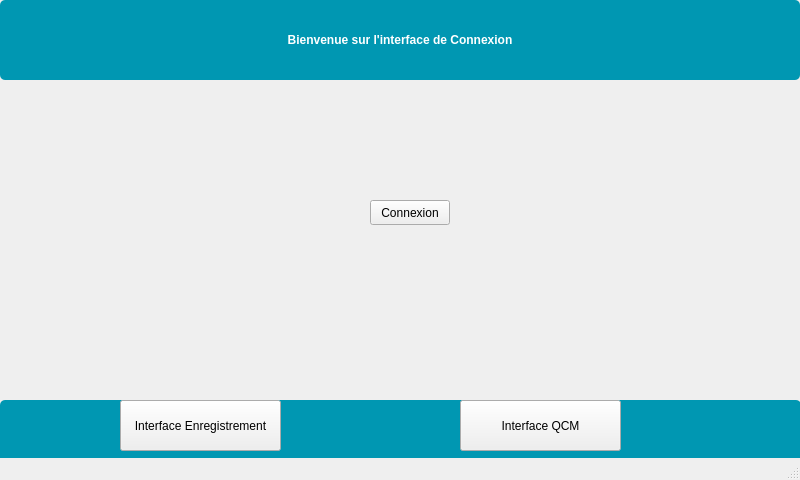
<?xml version="1.0" encoding="UTF-8"?>
<ui version="4.0">
 <class>MainWindow</class>
 <widget class="QMainWindow" name="MainWindow">
  <property name="geometry">
   <rect>
    <x>0</x>
    <y>0</y>
    <width>800</width>
    <height>480</height>
   </rect>
  </property>
  <property name="windowTitle">
   <string>MainWindow</string>
  </property>
  <widget class="QWidget" name="centralwidget">
   <widget class="QPushButton" name="pushButtonConnexion">
    <property name="geometry">
     <rect>
      <x>370</x>
      <y>200</y>
      <width>80</width>
      <height>25</height>
     </rect>
    </property>
    <property name="font">
     <font>
      <bold>false</bold>
     </font>
    </property>
    <property name="cursor">
     <cursorShape>ArrowCursor</cursorShape>
    </property>
    <property name="styleSheet">
     <string notr="true">Black</string>
    </property>
    <property name="text">
     <string>Connexion</string>
    </property>
   </widget>
   <widget class="QPushButton" name="pushButtonEnregistrement">
    <property name="geometry">
     <rect>
      <x>120</x>
      <y>400</y>
      <width>161</width>
      <height>51</height>
     </rect>
    </property>
    <property name="text">
     <string>Interface Enregistrement</string>
    </property>
   </widget>
   <widget class="QPushButton" name="pushButtonInterfaceQCM">
    <property name="geometry">
     <rect>
      <x>460</x>
      <y>400</y>
      <width>161</width>
      <height>51</height>
     </rect>
    </property>
    <property name="text">
     <string>Interface QCM</string>
    </property>
   </widget>
   <widget class="QPushButton" name="pushButton_2">
    <property name="geometry">
     <rect>
      <x>0</x>
      <y>400</y>
      <width>801</width>
      <height>81</height>
     </rect>
    </property>
    <property name="styleSheet">
     <string notr="true">QPushButton {
    background-color: rgb(0, 151, 178); /* Fond bleu */
    color: white; /* Texte en blanc */
    border: none; /* Enlever le contour si nécessaire */
    border-radius: 5px; /* Optionnel : coins arrondis */
    font-weight: bold; /* Optionnel : texte en gras */
}</string>
    </property>
    <property name="text">
     <string/>
    </property>
   </widget>
   <widget class="QPushButton" name="pushButton">
    <property name="geometry">
     <rect>
      <x>0</x>
      <y>0</y>
      <width>800</width>
      <height>80</height>
     </rect>
    </property>
    <property name="styleSheet">
     <string notr="true">QPushButton {
    background-color: rgb(0, 151, 178); /* Fond bleu */
    color: white; /* Texte en blanc */
    border: none; /* Enlever le contour si nécessaire */
    border-radius: 5px; /* Optionnel : coins arrondis */
    font-weight: bold; /* Optionnel : texte en gras */
}</string>
    </property>
    <property name="text">
     <string>Bienvenue sur l'interface de Connexion</string>
    </property>
   </widget>
   <zorder>pushButton_2</zorder>
   <zorder>pushButtonConnexion</zorder>
   <zorder>pushButtonEnregistrement</zorder>
   <zorder>pushButtonInterfaceQCM</zorder>
   <zorder>pushButton</zorder>
  </widget>
  <widget class="QMenuBar" name="menubar">
   <property name="geometry">
    <rect>
     <x>0</x>
     <y>0</y>
     <width>800</width>
     <height>21</height>
    </rect>
   </property>
  </widget>
  <widget class="QStatusBar" name="statusbar"/>
 </widget>
 <resources/>
 <connections/>
</ui>
